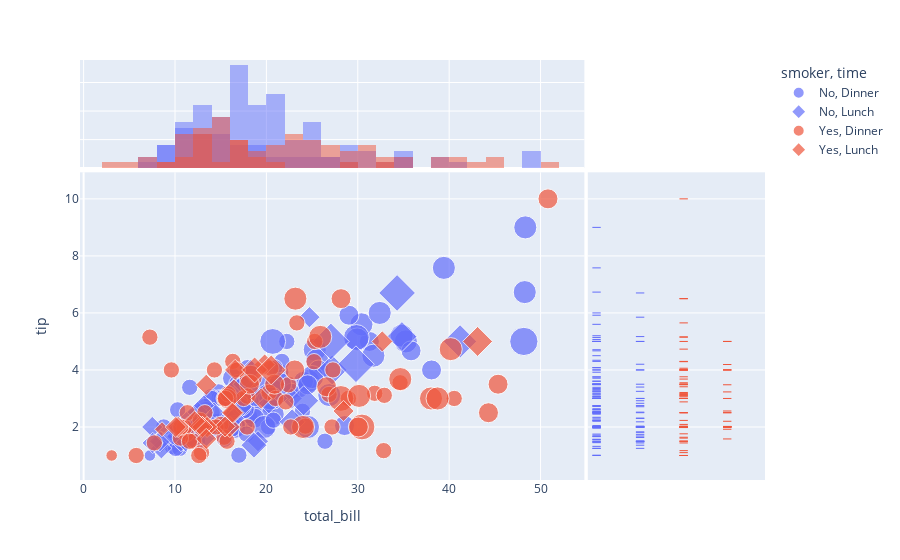

The notebook cell this image was saved under:
### Code cell
fig = px.scatter(tips, x='total_bill', y='tip',
                 color='smoker', 
                 size='size',
                 symbol='time',
                 marginal_x='histogram', marginal_y='rug',
                 hover_data=['day','sex'])
fig.show()

### Figure 1 — Plotly figure (JSON) as saved in the notebook; plotly's stock layout.template omitted (floating-point values rounded to 4 significant figures; data arrays with more than 128 entries replaced by an {"elided": "..."} marker saying what was removed)
{"data": [{"customdata": {"elided": "106x2 str values"}, "hovertemplate": "smoker=No<br>time=Dinner<br>total_bill=%{x}<br>tip=%{y}<br>size=%{marker.size}<br>day=%{customdata[0]}<br>sex=%{customdata[1]}<extra></extra>", "legendgroup": "No, Dinner", "marker": {"color": "#636efa", "size": [2, 3, 3, 2, 4, 4, 2, 4, 2, 2, 2, 4, 2, 4, 2, 2, 3, 3, 3, 3, 2, 2, 2, 4, 2, 4, 2, 2, 2, 2, 2, 4, 2, 4, 2, 3, 3, 3, 3, 3, 3, 2, 2, 2, 4, 2, 2, 4, 3, 2, 2, 2, 4, 2, 4, 2, 2, 4, 3, 3, 2, 2, 2, 3, 2, 2, 2, 2, 2, 2, 2, 2, 1, 3, 2, 3, 2, 4, 2, 2, 3, 4, 4, 5, 6, 4, 2, 4, 4, 2, 3, 2, 3, 2, 4, 5, 4, 4, 2, 2, 2, 2, 3, 3, 2, 2], "sizemode": "area", "sizeref": 0.015, "symbol": "circle"}, "mode": "markers", "name": "No, Dinner", "orientation": "v", "showlegend": true, "type": "scatter", "x": [16.99, 10.34, 21.01, 23.68, 24.59, 25.29, 8.77, 26.88, 15.04, 14.78, 10.27, 35.26, 15.42, 18.43, 14.83, 21.58, 10.33, 16.29, 16.97, 20.65, 17.92, 20.29, 15.77, 39.42, 19.82, 17.81, 13.37, 12.69, 21.7, 19.65, 9.55, 18.35, 15.06, 20.69, 17.78, 24.06, 16.31, 16.93, 18.69, 31.27, 16.04, 17.46, 13.94, 9.68, 30.4, 18.29, 22.23, 32.4, 28.55, 18.04, 12.54, 10.29, 34.81, 9.94, 25.56, 19.49, 26.41, 48.27, 17.59, 20.08, 16.45, 20.23, 12.02, 17.07, 14.73, 10.51, 22.49, 22.75, 12.46, 20.92, 18.24, 14.0, 7.25, 38.07, 23.95, 25.71, 17.31, 29.93, 14.07, 13.13, 17.26, 24.55, 19.77, 29.85, 48.17, 25.0, 13.39, 16.49, 21.5, 12.66, 16.21, 13.81, 24.52, 20.76, 31.71, 20.69, 48.33, 20.45, 13.28, 11.61, 10.77, 10.07, 35.83, 29.03, 17.82, 18.78], "xaxis": "x", "y": [1.01, 1.66, 3.5, 3.31, 3.61, 4.71, 2.0, 3.12, 1.96, 3.23, 1.71, 5.0, 1.57, 3.0, 3.02, 3.92, 1.67, 3.71, 3.5, 3.35, 4.08, 2.75, 2.23, 7.58, 3.18, 2.34, 2.0, 2.0, 4.3, 3.0, 1.45, 2.5, 3.0, 2.45, 3.27, 3.6, 2.0, 3.07, 2.31, 5.0, 2.24, 2.54, 3.06, 1.32, 5.6, 3.0, 5.0, 6.0, 2.05, 3.0, 2.5, 2.6, 5.2, 1.56, 4.34, 3.51, 1.5, 6.73, 2.64, 3.15, 2.47, 2.01, 1.97, 3.0, 2.2, 1.25, 3.5, 3.25, 1.5, 4.08, 3.76, 3.0, 1.0, 4.0, 2.55, 4.0, 3.5, 5.07, 2.5, 2.0, 2.74, 2.0, 2.0, 5.14, 5.0, 3.75, 2.61, 2.0, 3.5, 2.5, 2.0, 2.0, 3.48, 2.24, 4.5, 5.0, 9.0, 3.0, 2.72, 3.39, 1.47, 1.25, 4.67, 5.92, 1.75, 3.0], "yaxis": "y"}, {"bingroup": "x", "hovertemplate": "smoker=No<br>time=Dinner<br>total_bill=%{x}<br>count=%{y}<extra></extra>", "legendgroup": "No, Dinner", "marker": {"color": "#636efa"}, "name": "No, Dinner", "opacity": 0.5, "showlegend": false, "type": "histogram", "x": [16.99, 10.34, 21.01, 23.68, 24.59, 25.29, 8.77, 26.88, 15.04, 14.78, 10.27, 35.26, 15.42, 18.43, 14.83, 21.58, 10.33, 16.29, 16.97, 20.65, 17.92, 20.29, 15.77, 39.42, 19.82, 17.81, 13.37, 12.69, 21.7, 19.65, 9.55, 18.35, 15.06, 20.69, 17.78, 24.06, 16.31, 16.93, 18.69, 31.27, 16.04, 17.46, 13.94, 9.68, 30.4, 18.29, 22.23, 32.4, 28.55, 18.04, 12.54, 10.29, 34.81, 9.94, 25.56, 19.49, 26.41, 48.27, 17.59, 20.08, 16.45, 20.23, 12.02, 17.07, 14.73, 10.51, 22.49, 22.75, 12.46, 20.92, 18.24, 14.0, 7.25, 38.07, 23.95, 25.71, 17.31, 29.93, 14.07, 13.13, 17.26, 24.55, 19.77, 29.85, 48.17, 25.0, 13.39, 16.49, 21.5, 12.66, 16.21, 13.81, 24.52, 20.76, 31.71, 20.69, 48.33, 20.45, 13.28, 11.61, 10.77, 10.07, 35.83, 29.03, 17.82, 18.78], "xaxis": "x3", "yaxis": "y3"}, {"boxpoints": "all", "customdata": {"elided": "106x2 str values"}, "fillcolor": "rgba(255,255,255,0)", "hoveron": "points", "hovertemplate": "smoker=No<br>time=Dinner<br>tip=%{y}<br>day=%{customdata[0]}<br>sex=%{customdata[1]}<extra></extra>", "jitter": 0, "legendgroup": "No, Dinner", "line": {"color": "rgba(255,255,255,0)"}, "marker": {"color": "#636efa", "symbol": "line-ew-open"}, "name": "No, Dinner", "showlegend": false, "type": "box", "xaxis": "x2", "y": [1.01, 1.66, 3.5, 3.31, 3.61, 4.71, 2.0, 3.12, 1.96, 3.23, 1.71, 5.0, 1.57, 3.0, 3.02, 3.92, 1.67, 3.71, 3.5, 3.35, 4.08, 2.75, 2.23, 7.58, 3.18, 2.34, 2.0, 2.0, 4.3, 3.0, 1.45, 2.5, 3.0, 2.45, 3.27, 3.6, 2.0, 3.07, 2.31, 5.0, 2.24, 2.54, 3.06, 1.32, 5.6, 3.0, 5.0, 6.0, 2.05, 3.0, 2.5, 2.6, 5.2, 1.56, 4.34, 3.51, 1.5, 6.73, 2.64, 3.15, 2.47, 2.01, 1.97, 3.0, 2.2, 1.25, 3.5, 3.25, 1.5, 4.08, 3.76, 3.0, 1.0, 4.0, 2.55, 4.0, 3.5, 5.07, 2.5, 2.0, 2.74, 2.0, 2.0, 5.14, 5.0, 3.75, 2.61, 2.0, 3.5, 2.5, 2.0, 2.0, 3.48, 2.24, 4.5, 5.0, 9.0, 3.0, 2.72, 3.39, 1.47, 1.25, 4.67, 5.92, 1.75, 3.0], "yaxis": "y2"}, {"customdata": [["Thur", "Male"], ["Thur", "Male"], ["Thur", "Male"], ["Thur", "Male"], ["Thur", "Female"], ["Thur", "Male"], ["Thur", "Female"], ["Thur", "Male"], ["Thur", "Male"], ["Thur", "Male"], ["Thur", "Male"], ["Thur", "Female"], ["Thur", "Female"], ["Thur", "Female"], ["Thur", "Male"], ["Thur", "Female"], ["Thur", "Male"], ["Thur", "Male"], ["Thur", "Female"], ["Thur", "Female"], ["Thur", "Male"], ["Thur", "Female"], ["Thur", "Female"], ["Thur", "Male"], ["Thur", "Male"], ["Thur", "Female"], ["Thur", "Female"], ["Thur", "Female"], ["Thur", "Female"], ["Thur", "Female"], ["Thur", "Female"], ["Thur", "Female"], ["Thur", "Female"], ["Thur", "Female"], ["Thur", "Male"], ["Thur", "Male"], ["Thur", "Female"], ["Thur", "Female"], ["Thur", "Female"], ["Thur", "Female"], ["Thur", "Female"], ["Thur", "Male"], ["Thur", "Male"], ["Thur", "Male"], ["Fri", "Female"]], "hovertemplate": "smoker=No<br>time=Lunch<br>total_bill=%{x}<br>tip=%{y}<br>size=%{marker.size}<br>day=%{customdata[0]}<br>sex=%{customdata[1]}<extra></extra>", "legendgroup": "No, Lunch", "marker": {"color": "#636efa", "size": [4, 2, 2, 2, 1, 2, 4, 2, 2, 2, 2, 2, 2, 4, 2, 2, 2, 2, 2, 6, 2, 2, 2, 3, 2, 2, 2, 2, 2, 2, 2, 2, 2, 2, 6, 5, 6, 2, 2, 3, 2, 2, 2, 2, 3], "sizemode": "area", "sizeref": 0.015, "symbol": "diamond"}, "mode": "markers", "name": "No, Lunch", "orientation": "v", "showlegend": true, "type": "scatter", "x": [27.2, 22.76, 17.29, 16.66, 10.07, 15.98, 34.83, 13.03, 18.28, 24.71, 21.16, 10.65, 12.43, 24.08, 11.69, 13.42, 14.26, 15.95, 12.48, 29.8, 8.52, 14.52, 11.38, 22.82, 19.08, 20.27, 11.17, 12.26, 18.26, 8.51, 10.33, 14.15, 13.16, 17.47, 34.3, 41.19, 27.05, 16.43, 8.35, 18.64, 11.87, 9.78, 7.51, 7.56, 15.98], "xaxis": "x", "y": [4.0, 3.0, 2.71, 3.4, 1.83, 2.03, 5.17, 2.0, 4.0, 5.85, 3.0, 1.5, 1.8, 2.92, 2.31, 1.68, 2.5, 2.0, 2.52, 4.2, 1.48, 2.0, 2.0, 2.18, 1.5, 2.83, 1.5, 2.0, 3.25, 1.25, 2.0, 2.0, 2.75, 3.5, 6.7, 5.0, 5.0, 2.3, 1.5, 1.36, 1.63, 1.73, 2.0, 1.44, 3.0], "yaxis": "y"}, {"bingroup": "x", "hovertemplate": "smoker=No<br>time=Lunch<br>total_bill=%{x}<br>count=%{y}<extra></extra>", "legendgroup": "No, Lunch", "marker": {"color": "#636efa"}, "name": "No, Lunch", "opacity": 0.5, "showlegend": false, "type": "histogram", "x": [27.2, 22.76, 17.29, 16.66, 10.07, 15.98, 34.83, 13.03, 18.28, 24.71, 21.16, 10.65, 12.43, 24.08, 11.69, 13.42, 14.26, 15.95, 12.48, 29.8, 8.52, 14.52, 11.38, 22.82, 19.08, 20.27, 11.17, 12.26, 18.26, 8.51, 10.33, 14.15, 13.16, 17.47, 34.3, 41.19, 27.05, 16.43, 8.35, 18.64, 11.87, 9.78, 7.51, 7.56, 15.98], "xaxis": "x3", "yaxis": "y3"}, {"boxpoints": "all", "customdata": [["Thur", "Male"], ["Thur", "Male"], ["Thur", "Male"], ["Thur", "Male"], ["Thur", "Female"], ["Thur", "Male"], ["Thur", "Female"], ["Thur", "Male"], ["Thur", "Male"], ["Thur", "Male"], ["Thur", "Male"], ["Thur", "Female"], ["Thur", "Female"], ["Thur", "Female"], ["Thur", "Male"], ["Thur", "Female"], ["Thur", "Male"], ["Thur", "Male"], ["Thur", "Female"], ["Thur", "Female"], ["Thur", "Male"], ["Thur", "Female"], ["Thur", "Female"], ["Thur", "Male"], ["Thur", "Male"], ["Thur", "Female"], ["Thur", "Female"], ["Thur", "Female"], ["Thur", "Female"], ["Thur", "Female"], ["Thur", "Female"], ["Thur", "Female"], ["Thur", "Female"], ["Thur", "Female"], ["Thur", "Male"], ["Thur", "Male"], ["Thur", "Female"], ["Thur", "Female"], ["Thur", "Female"], ["Thur", "Female"], ["Thur", "Female"], ["Thur", "Male"], ["Thur", "Male"], ["Thur", "Male"], ["Fri", "Female"]], "fillcolor": "rgba(255,255,255,0)", "hoveron": "points", "hovertemplate": "smoker=No<br>time=Lunch<br>tip=%{y}<br>day=%{customdata[0]}<br>sex=%{customdata[1]}<extra></extra>", "jitter": 0, "legendgroup": "No, Lunch", "line": {"color": "rgba(255,255,255,0)"}, "marker": {"color": "#636efa", "symbol": "line-ew-open"}, "name": "No, Lunch", "showlegend": false, "type": "box", "xaxis": "x2", "y": [4.0, 3.0, 2.71, 3.4, 1.83, 2.03, 5.17, 2.0, 4.0, 5.85, 3.0, 1.5, 1.8, 2.92, 2.31, 1.68, 2.5, 2.0, 2.52, 4.2, 1.48, 2.0, 2.0, 2.18, 1.5, 2.83, 1.5, 2.0, 3.25, 1.25, 2.0, 2.0, 2.75, 3.5, 6.7, 5.0, 5.0, 2.3, 1.5, 1.36, 1.63, 1.73, 2.0, 1.44, 3.0], "yaxis": "y2"}, {"customdata": {"elided": "70x2 str values"}, "hovertemplate": "smoker=Yes<br>time=Dinner<br>total_bill=%{x}<br>tip=%{y}<br>size=%{marker.size}<br>day=%{customdata[0]}<br>sex=%{customdata[1]}<extra></extra>", "legendgroup": "Yes, Dinner", "marker": {"color": "#EF553B", "size": [4, 2, 2, 2, 2, 4, 1, 2, 2, 2, 2, 2, 2, 2, 4, 2, 2, 2, 2, 2, 3, 2, 2, 2, 2, 2, 2, 2, 2, 3, 2, 2, 2, 2, 2, 2, 2, 2, 2, 4, 2, 3, 4, 2, 3, 5, 3, 3, 2, 3, 4, 2, 2, 3, 4, 2, 3, 2, 5, 2, 2, 4, 2, 4, 3, 2, 2, 2, 2, 2], "sizemode": "area", "sizeref": 0.015, "symbol": "circle"}, "mode": "markers", "name": "Yes, Dinner", "orientation": "v", "showlegend": true, "type": "scatter", "x": [38.01, 11.24, 20.29, 13.81, 11.02, 18.29, 3.07, 15.01, 26.86, 25.28, 17.92, 28.97, 5.75, 16.32, 40.17, 27.28, 12.03, 21.01, 11.35, 15.38, 44.3, 22.42, 15.36, 20.49, 25.21, 14.31, 17.51, 10.59, 10.63, 50.81, 15.81, 7.25, 31.85, 16.82, 32.9, 17.89, 14.48, 9.6, 34.63, 34.65, 23.33, 45.35, 23.17, 40.55, 20.9, 30.46, 18.15, 23.1, 15.69, 26.59, 38.73, 24.27, 12.76, 30.06, 25.89, 13.27, 28.17, 12.9, 28.15, 11.59, 7.74, 30.14, 22.12, 24.01, 15.69, 15.53, 12.6, 32.83, 27.18, 22.67], "xaxis": "x", "y": [3.0, 1.76, 3.21, 2.0, 1.98, 3.76, 1.0, 2.09, 3.14, 5.0, 3.08, 3.0, 1.0, 4.3, 4.73, 4.0, 1.5, 3.0, 2.5, 3.0, 2.5, 3.48, 1.64, 4.06, 4.29, 4.0, 3.0, 1.61, 2.0, 10.0, 3.16, 5.15, 3.18, 4.0, 3.11, 2.0, 2.0, 4.0, 3.55, 3.68, 5.65, 3.5, 6.5, 3.0, 3.5, 2.0, 3.5, 4.0, 1.5, 3.41, 3.0, 2.03, 2.23, 2.0, 5.16, 2.5, 6.5, 1.1, 3.0, 1.5, 1.44, 3.09, 2.88, 2.0, 3.0, 3.0, 1.0, 1.17, 2.0, 2.0], "yaxis": "y"}, {"bingroup": "x", "hovertemplate": "smoker=Yes<br>time=Dinner<br>total_bill=%{x}<br>count=%{y}<extra></extra>", "legendgroup": "Yes, Dinner", "marker": {"color": "#EF553B"}, "name": "Yes, Dinner", "opacity": 0.5, "showlegend": false, "type": "histogram", "x": [38.01, 11.24, 20.29, 13.81, 11.02, 18.29, 3.07, 15.01, 26.86, 25.28, 17.92, 28.97, 5.75, 16.32, 40.17, 27.28, 12.03, 21.01, 11.35, 15.38, 44.3, 22.42, 15.36, 20.49, 25.21, 14.31, 17.51, 10.59, 10.63, 50.81, 15.81, 7.25, 31.85, 16.82, 32.9, 17.89, 14.48, 9.6, 34.63, 34.65, 23.33, 45.35, 23.17, 40.55, 20.9, 30.46, 18.15, 23.1, 15.69, 26.59, 38.73, 24.27, 12.76, 30.06, 25.89, 13.27, 28.17, 12.9, 28.15, 11.59, 7.74, 30.14, 22.12, 24.01, 15.69, 15.53, 12.6, 32.83, 27.18, 22.67], "xaxis": "x3", "yaxis": "y3"}, {"boxpoints": "all", "customdata": {"elided": "70x2 str values"}, "fillcolor": "rgba(255,255,255,0)", "hoveron": "points", "hovertemplate": "smoker=Yes<br>time=Dinner<br>tip=%{y}<br>day=%{customdata[0]}<br>sex=%{customdata[1]}<extra></extra>", "jitter": 0, "legendgroup": "Yes, Dinner", "line": {"color": "rgba(255,255,255,0)"}, "marker": {"color": "#EF553B", "symbol": "line-ew-open"}, "name": "Yes, Dinner", "showlegend": false, "type": "box", "xaxis": "x2", "y": [3.0, 1.76, 3.21, 2.0, 1.98, 3.76, 1.0, 2.09, 3.14, 5.0, 3.08, 3.0, 1.0, 4.3, 4.73, 4.0, 1.5, 3.0, 2.5, 3.0, 2.5, 3.48, 1.64, 4.06, 4.29, 4.0, 3.0, 1.61, 2.0, 10.0, 3.16, 5.15, 3.18, 4.0, 3.11, 2.0, 2.0, 4.0, 3.55, 3.68, 5.65, 3.5, 6.5, 3.0, 3.5, 2.0, 3.5, 4.0, 1.5, 3.41, 3.0, 2.03, 2.23, 2.0, 5.16, 2.5, 6.5, 1.1, 3.0, 1.5, 1.44, 3.09, 2.88, 2.0, 3.0, 3.0, 1.0, 1.17, 2.0, 2.0], "yaxis": "y2"}, {"customdata": [["Thur", "Male"], ["Thur", "Male"], ["Thur", "Male"], ["Thur", "Female"], ["Thur", "Male"], ["Thur", "Male"], ["Thur", "Male"], ["Thur", "Male"], ["Thur", "Female"], ["Thur", "Female"], ["Thur", "Male"], ["Thur", "Male"], ["Thur", "Female"], ["Thur", "Female"], ["Thur", "Female"], ["Thur", "Male"], ["Thur", "Female"], ["Fri", "Male"], ["Fri", "Female"], ["Fri", "Male"], ["Fri", "Male"], ["Fri", "Female"], ["Fri", "Female"]], "hovertemplate": "smoker=Yes<br>time=Lunch<br>total_bill=%{x}<br>tip=%{y}<br>size=%{marker.size}<br>day=%{customdata[0]}<br>sex=%{customdata[1]}<extra></extra>", "legendgroup": "Yes, Lunch", "marker": {"color": "#EF553B", "size": [2, 2, 2, 2, 2, 2, 2, 2, 4, 2, 2, 3, 2, 2, 2, 4, 3, 2, 2, 1, 2, 2, 2], "sizemode": "area", "sizeref": 0.015, "symbol": "diamond"}, "mode": "markers", "name": "Yes, Lunch", "orientation": "v", "showlegend": true, "type": "scatter", "x": [19.44, 32.68, 16.0, 19.81, 28.44, 15.48, 16.58, 10.34, 43.11, 13.0, 13.51, 18.71, 12.74, 13.0, 16.4, 20.53, 16.47, 12.16, 13.42, 8.58, 13.42, 16.27, 10.09], "xaxis": "x", "y": [3.0, 5.0, 2.0, 4.19, 2.56, 2.02, 4.0, 2.0, 5.0, 2.0, 2.0, 4.0, 2.01, 2.0, 2.5, 4.0, 3.23, 2.2, 3.48, 1.92, 1.58, 2.5, 2.0], "yaxis": "y"}, {"bingroup": "x", "hovertemplate": "smoker=Yes<br>time=Lunch<br>total_bill=%{x}<br>count=%{y}<extra></extra>", "legendgroup": "Yes, Lunch", "marker": {"color": "#EF553B"}, "name": "Yes, Lunch", "opacity": 0.5, "showlegend": false, "type": "histogram", "x": [19.44, 32.68, 16.0, 19.81, 28.44, 15.48, 16.58, 10.34, 43.11, 13.0, 13.51, 18.71, 12.74, 13.0, 16.4, 20.53, 16.47, 12.16, 13.42, 8.58, 13.42, 16.27, 10.09], "xaxis": "x3", "yaxis": "y3"}, {"boxpoints": "all", "customdata": [["Thur", "Male"], ["Thur", "Male"], ["Thur", "Male"], ["Thur", "Female"], ["Thur", "Male"], ["Thur", "Male"], ["Thur", "Male"], ["Thur", "Male"], ["Thur", "Female"], ["Thur", "Female"], ["Thur", "Male"], ["Thur", "Male"], ["Thur", "Female"], ["Thur", "Female"], ["Thur", "Female"], ["Thur", "Male"], ["Thur", "Female"], ["Fri", "Male"], ["Fri", "Female"], ["Fri", "Male"], ["Fri", "Male"], ["Fri", "Female"], ["Fri", "Female"]], "fillcolor": "rgba(255,255,255,0)", "hoveron": "points", "hovertemplate": "smoker=Yes<br>time=Lunch<br>tip=%{y}<br>day=%{customdata[0]}<br>sex=%{customdata[1]}<extra></extra>", "jitter": 0, "legendgroup": "Yes, Lunch", "line": {"color": "rgba(255,255,255,0)"}, "marker": {"color": "#EF553B", "symbol": "line-ew-open"}, "name": "Yes, Lunch", "showlegend": false, "type": "box", "xaxis": "x2", "y": [3.0, 5.0, 2.0, 4.19, 2.56, 2.02, 4.0, 2.0, 5.0, 2.0, 2.0, 4.0, 2.01, 2.0, 2.5, 4.0, 3.23, 2.2, 3.48, 1.92, 1.58, 2.5, 2.0], "yaxis": "y2"}], "layout": {"barmode": "overlay", "legend": {"itemsizing": "constant", "title": {"text": "smoker, time"}, "tracegroupgap": 0}, "margin": {"t": 60}, "xaxis": {"anchor": "y", "domain": [0, 0.7363], "title": {"text": "total_bill"}}, "xaxis2": {"anchor": "y2", "domain": [0.7413, 1], "matches": "x2", "showgrid": false, "showline": false, "showticklabels": false, "ticks": ""}, "xaxis3": {"anchor": "y3", "domain": [0, 0.7363], "matches": "x", "showgrid": true, "showticklabels": false}, "xaxis4": {"anchor": "y4", "domain": [0.7413, 1], "matches": "x2", "showgrid": false, "showline": false, "showticklabels": false, "ticks": ""}, "yaxis": {"anchor": "x", "domain": [0, 0.7326], "title": {"text": "tip"}}, "yaxis2": {"anchor": "x2", "domain": [0, 0.7326], "matches": "y", "showgrid": true, "showticklabels": false}, "yaxis3": {"anchor": "x3", "domain": [0.7426, 1], "matches": "y3", "showgrid": true, "showline": false, "showticklabels": false, "ticks": ""}, "yaxis4": {"anchor": "x4", "domain": [0.7426, 1], "matches": "y3", "showgrid": true, "showline": false, "showticklabels": false, "ticks": ""}}}
